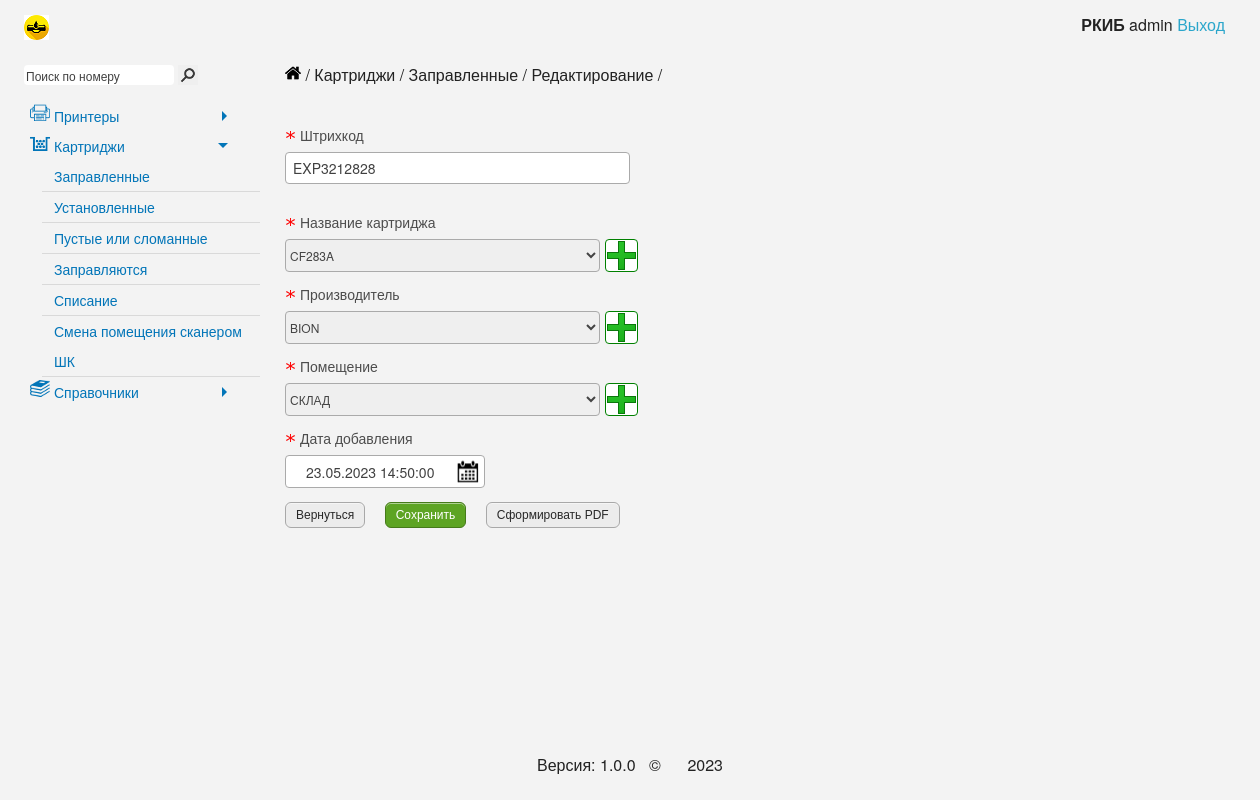
The page /32/update on the database as committed earlier.
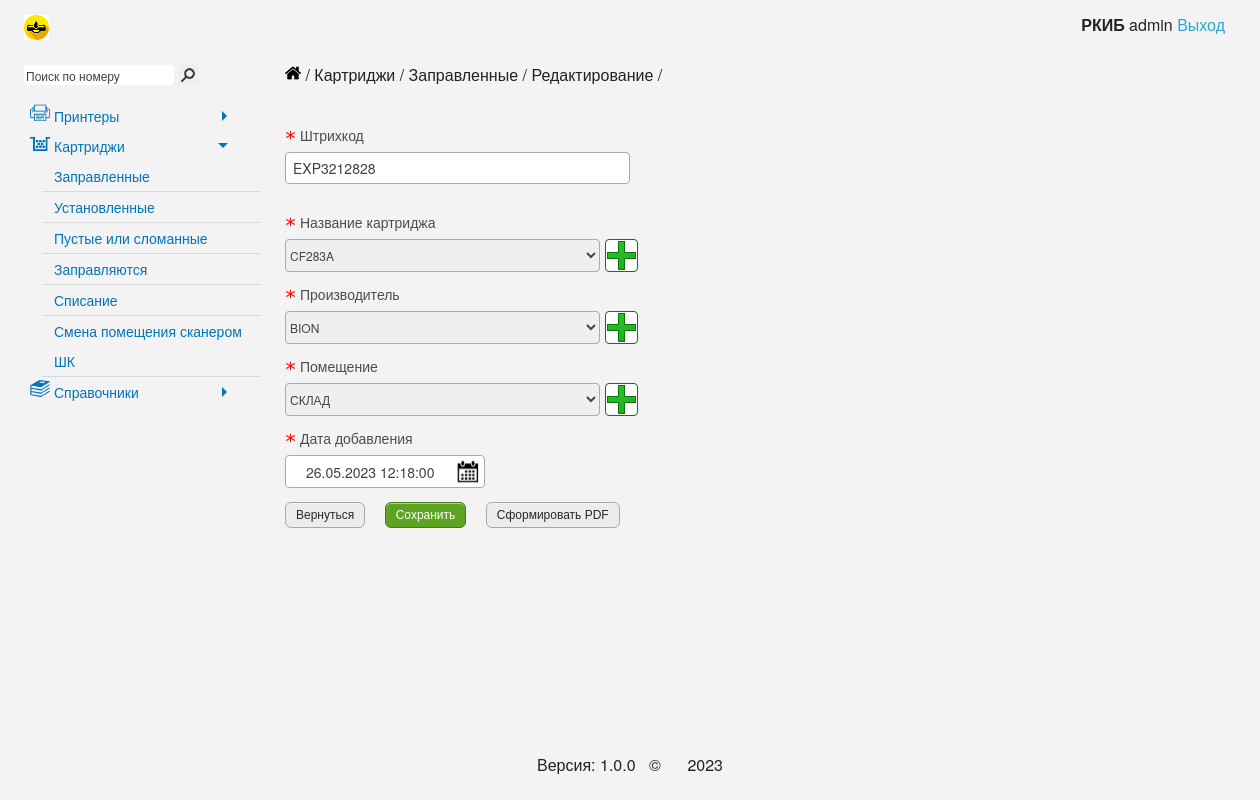
The same page on the database as committed later.
### cartridge/models.py (models this page shows, shortened)
class Cartridges(models.Model):  # Картриджи
    barcode = models.CharField('Штрихкод', unique=True, db_index=True, max_length=50)
    cartName = models.ForeignKey('NameСartridge', default=None, on_delete=models.PROTECT)
    placeName = models.ForeignKey('Placements', on_delete=models.PROTECT)
    manufacturerName = models.ForeignKey('Manufacturer', default=None, on_delete=models.PROTECT)
    date = models.DateTimeField("Дата изменения", default=datetime.datetime.now().strftime("%d.%m.%Y %H:%M"))
    col = models.IntegerField('Перезаправки', db_index=True, blank=True, null=True)
    history = HistoricalRecords()
    class Meta:
        verbose_name = 'Картридж'
        verbose_name_plural = 'Картриджи'

### cartridge/views.py (the view)
# urls.py: path('<int:pk>/update', EditUpdateView.as_view(), name='edit_update_view'),
class EditUpdateView(UpdateView):
    model = Cartridges
    form_class = CartridgesForm
    template_name = 'cartridge/edit_cartridge_info.html'
    success_url = reverse_lazy('stock')

### cartridge/models.py (called while the page is built)
    def __str__(self):
        return str(self.manufacturer)

    def __str__(self):
        return str(self.name)

    def __str__(self):
        return str(self.name)

### cartridge/templates/cartridge/edit_cartridge_info.html (shortened to what this page needs)
{% extends 'cartridge/base.html' %}
{% block submenu %}Картриджи / Заправленные / Редактирование{% endblock %}
{% block content %}
    <div ng-controller="MainCtrl" class="ng-scope">
        <div class="row">
            <div class="large-5 columns">
                <form action="" method="post" class="ng-dirty ng-valid-parse ng-valid ng-valid-required">
                    <div class="marginTop">
                        <label class="required">Штрихкод</label>
                        {{ form.barcode }}
                        <div class="marginTop">&nbsp;</div>
                    </div>
                    <div class="row">
                        <div class="large-12 columns">
                            <label class="required" for="id_cartName">Название картриджа</label>
                            <div class="input_row">
                                {{ form.cartName }}
                                <a class="dj_button" href="{% url 'add_name' %}" title="Добавить название картриджа"></a>
                            </div>
                        </div>
                    </div>
                    <div class="row">
                        <div class="large-12 columns">
                            <label class="required">Производитель</label>
                            <div class="input_row">
                                {{ form.manufacturerName }}
                                <a class="dj_button" href="{% url 'add_manufacture' %}" title="Добавить нового производителя"></a>
                            </div>
                        </div>
                    </div>
                    <div class="row">
                        <div class="large-12 columns">
                            <label class="required">Помещение</label>
                            <div class="input_row">
                                {{ form.placeName }}
                                <a class="dj_button" href="{% url 'tree_list' %}" title="Добавить название помещения"></a>
                            </div>
                        </div>
                    </div>
                    <div class="row">
                        <div class="marginTop wrapper-manual-datetime" style="display: block;">
                            <div class="large-6 columns">
                                <label for="id_date" class="required">Дата добавления</label>
                                <div class="calendar">
                                    {{ form.date }}
                                </div>
                            </div>
                        </div>
                    </div>
                    <div class="marginTop">
                        <a href="{% url 'stock' %}" class="button">Вернуться</a>
                        <button class="button success" type="submit">Сохранить</button>
                        <a href="#" data="full" class="generate_pdf button">Сформировать PDF</a>
                    </div>
                </form>
            </div>
        </div>
    </div>
{% endblock %}

Rows that differ between the two databases and show on the page:
changed Cartridges "EXP3212828": date "23.05.2023 14:50:00" → "26.05.2023 12:18:00"
